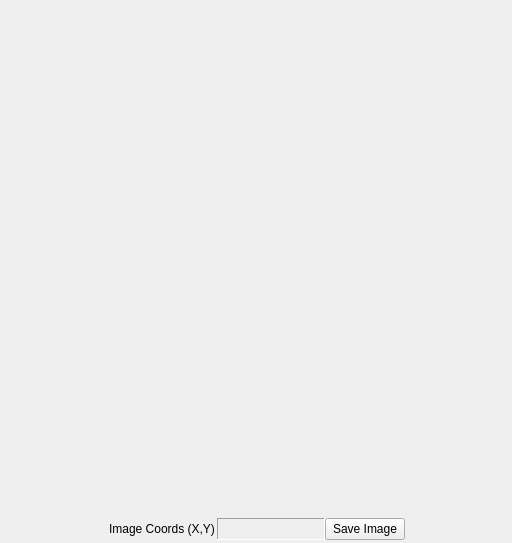
<?xml version="1.0" encoding="UTF-8"?>
<ui version="4.0">
 <class>ImagerWidget</class>
 <widget class="QWidget" name="ImagerWidget">
  <property name="geometry">
   <rect>
    <x>0</x>
    <y>0</y>
    <width>512</width>
    <height>543</height>
   </rect>
  </property>
  <property name="minimumSize">
   <size>
    <width>512</width>
    <height>543</height>
   </size>
  </property>
  <property name="maximumSize">
   <size>
    <width>512</width>
    <height>543</height>
   </size>
  </property>
  <property name="windowTitle">
   <string>Form</string>
  </property>
  <layout class="QVBoxLayout" name="verticalLayout">
   <property name="spacing">
    <number>0</number>
   </property>
   <property name="margin">
    <number>0</number>
   </property>
   <item>
    <widget class="QLabel" name="imageLabel">
     <property name="sizePolicy">
      <sizepolicy hsizetype="Fixed" vsizetype="Fixed">
       <horstretch>0</horstretch>
       <verstretch>0</verstretch>
      </sizepolicy>
     </property>
     <property name="minimumSize">
      <size>
       <width>512</width>
       <height>512</height>
      </size>
     </property>
     <property name="maximumSize">
      <size>
       <width>512</width>
       <height>512</height>
      </size>
     </property>
     <property name="cursor">
      <cursorShape>ArrowCursor</cursorShape>
     </property>
     <property name="contextMenuPolicy">
      <enum>Qt::CustomContextMenu</enum>
     </property>
     <property name="frameShape">
      <enum>QFrame::NoFrame</enum>
     </property>
     <property name="lineWidth">
      <number>0</number>
     </property>
     <property name="text">
      <string/>
     </property>
     <property name="alignment">
      <set>Qt::AlignCenter</set>
     </property>
     <property name="indent">
      <number>0</number>
     </property>
    </widget>
   </item>
   <item>
    <layout class="QHBoxLayout" name="horizontalLayout">
     <item>
      <spacer name="horizontalSpacer_4">
       <property name="orientation">
        <enum>Qt::Horizontal</enum>
       </property>
       <property name="sizeHint" stdset="0">
        <size>
         <width>40</width>
         <height>20</height>
        </size>
       </property>
      </spacer>
     </item>
     <item>
      <widget class="QLabel" name="orientationLabel_3">
       <property name="sizePolicy">
        <sizepolicy hsizetype="MinimumExpanding" vsizetype="Preferred">
         <horstretch>0</horstretch>
         <verstretch>0</verstretch>
        </sizepolicy>
       </property>
       <property name="minimumSize">
        <size>
         <width>110</width>
         <height>0</height>
        </size>
       </property>
       <property name="text">
        <string>Image Coords (X,Y)</string>
       </property>
       <property name="alignment">
        <set>Qt::AlignCenter</set>
       </property>
       <property name="indent">
        <number>0</number>
       </property>
      </widget>
     </item>
     <item>
      <widget class="QLabel" name="coordsLabel">
       <property name="sizePolicy">
        <sizepolicy hsizetype="MinimumExpanding" vsizetype="Preferred">
         <horstretch>0</horstretch>
         <verstretch>0</verstretch>
        </sizepolicy>
       </property>
       <property name="minimumSize">
        <size>
         <width>50</width>
         <height>0</height>
        </size>
       </property>
       <property name="maximumSize">
        <size>
         <width>100000</width>
         <height>40</height>
        </size>
       </property>
       <property name="frameShape">
        <enum>QFrame::Panel</enum>
       </property>
       <property name="frameShadow">
        <enum>QFrame::Sunken</enum>
       </property>
       <property name="text">
        <string/>
       </property>
       <property name="alignment">
        <set>Qt::AlignCenter</set>
       </property>
      </widget>
     </item>
     <item>
      <widget class="QPushButton" name="saveImageButton">
       <property name="text">
        <string>Save Image</string>
       </property>
      </widget>
     </item>
     <item>
      <spacer name="horizontalSpacer_6">
       <property name="orientation">
        <enum>Qt::Horizontal</enum>
       </property>
       <property name="sizeHint" stdset="0">
        <size>
         <width>40</width>
         <height>20</height>
        </size>
       </property>
      </spacer>
     </item>
    </layout>
   </item>
  </layout>
 </widget>
 <resources/>
 <connections/>
</ui>
